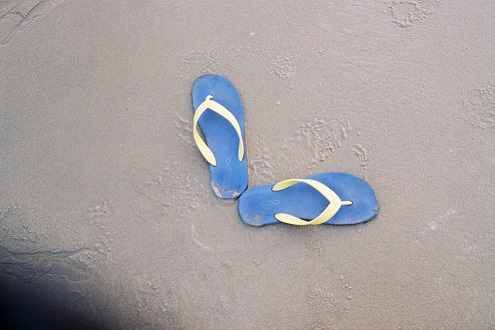
%> input picture hw1/image/slipper.JPG, 495 x 330 px
$ octave HW1_2_sp.m   (GNU Octave 9; MATLAB toolbox functions it lacks are replaced by stand-ins)
%> lines starting %> are read from the running program, lines starting %| are printed output that depends on the picture; in (x1, y1, x2, y2) boxes, pixels count from 0 and x2, y2 are one past the last pixel; in counts of white or black regions, pixels touching at a corner belong together; the program's own positions count from 1
clc;
close all;
clf;
clear all;
img_path = '.\image\slipper.jpg';
img = imread(img_path);
%> img is the input picture: size 330x495x3 uint8; mean R, G, B 166, 160.4, 160.8
img = rgb2gray(img);
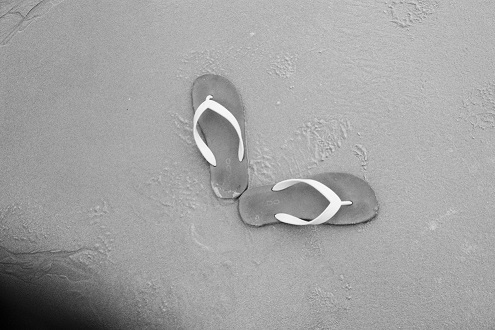
%> img: size 330x495 uint8; min 1, max 254, mean 162.2
[L,N] = superpixels(img,700);
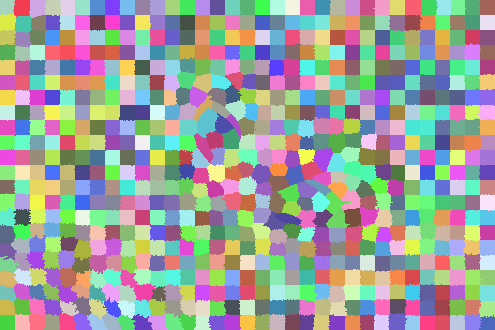
%> L: size 330x495 double; 726 distinct labels, from 1 to 726; one colour per label, 0 black
%> N = 726
figure
BW = boundarymask(L);
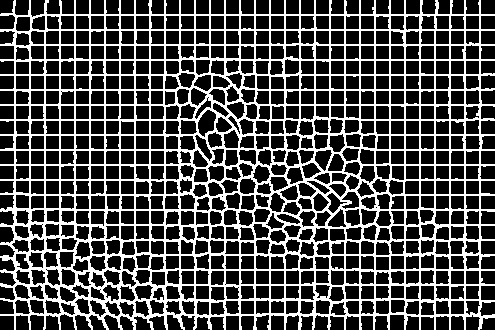
%> BW: size 330x495 logical; 28.4% white in thin lines or dots
imshow(imoverlay(img,BW,'cyan'),'InitialMagnification',67)
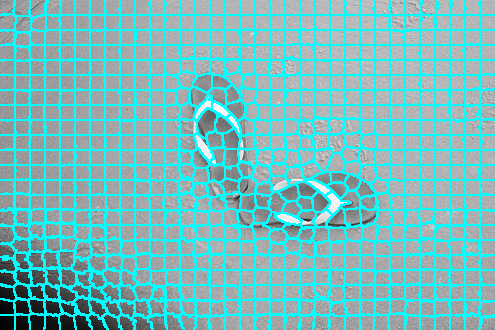
%> displayed picture: size 330x495x3, on the screen's scale of 0 to 255; mean R, G, B 116.4, 188.8, 188.8
outputImage = zeros(size(img),'like',img);
%> outputImage: size 330x495 uint8; every value is 0
idx = label2idx(L);
%> idx = 726 items
numRows = size(img,1);
%> numRows = 330
numCols = size(img,2);
%> numCols = 495
for labelVal = 1:N
    redIdx = idx{labelVal};
    outputImage(redIdx) = mean(img(redIdx));
end

figure
imshow(outputImage,'InitialMagnification',67)
mask = zeros(size(img));
mask(60:end-50,170:end-90) = 1;
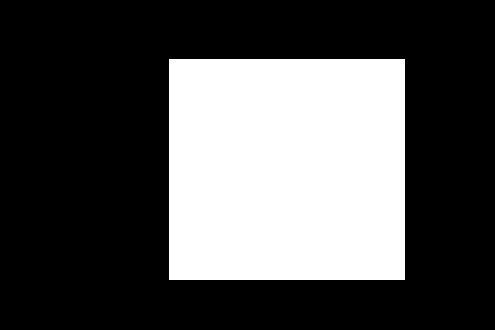
%> mask: size 330x495 double; values 0 (black) and 1 (white), 31.9% white; 1 white region, box (x1, y1, x2, y2) and area: (169, 59, 405, 280) 52156
figure
imshow(mask)
title('Initial Contour Location')
%> (the run ends here)
